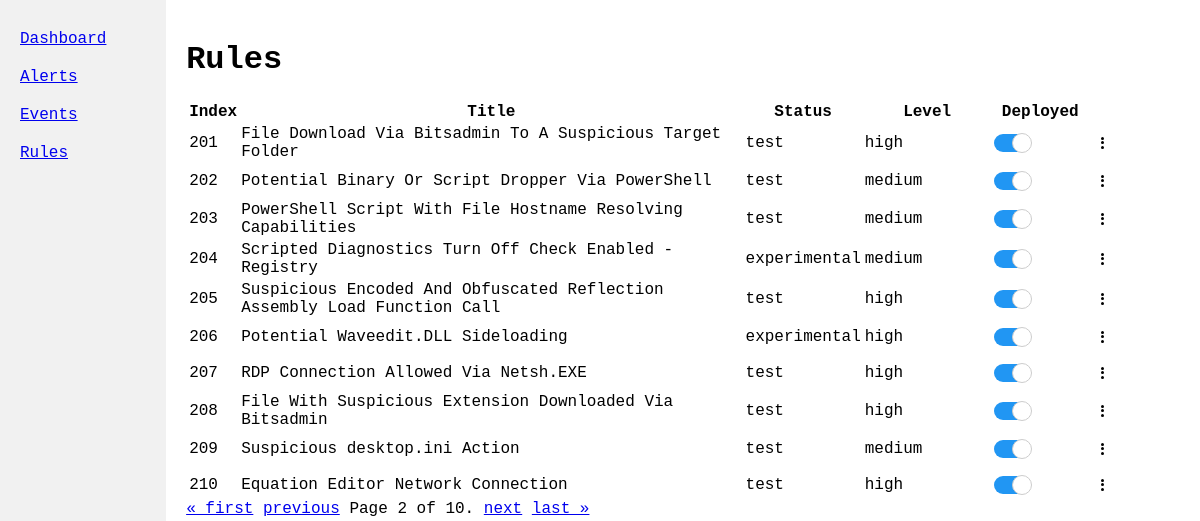
The page /rules/?page=2 on the database its author committed.
### utils/rule_item.py (models this page shows, shortened)
class RuleItem(Rule):
    def to_rule_filter(self) -> Dict:
        detection = self.detection.copy()
        detection["evaluation"] = self.create_eval_expression()
        detection.pop("condition")
        return {"id": self.id, "logsource": self.logsource, "detection": detection}

### rules/models.py (models this page shows)
class Rule(models.Model):
    title = models.CharField(max_length=200, blank=True, default="")
    id = models.CharField(max_length=200, primary_key=True)
    related = models.JSONField(blank=True, default=list)
    status = models.CharField(max_length=200, blank=True, default="")
    description = models.TextField(blank=True, default="")
    references = models.JSONField(blank=True, default=list)
    author = models.CharField(max_length=200, blank=True, default="")
    tags = models.JSONField(blank=True, default=list)
    logsource = models.JSONField(blank=True, default=dict)
    detection = models.JSONField(blank=True, default=dict)
    tags = models.JSONField(blank=True, default=list)
    logsource = models.JSONField(blank=True, default=dict)
    detection = models.JSONField(blank=True, default=dict)
    falsepositives = models.JSONField(blank=True, default=list)
    level = models.CharField(max_length=200, blank=True, default="")
    date = models.DateTimeField(auto_now_add=True)
    modified = models.DateTimeField(auto_now=True)
    is_active = models.BooleanField(default=False)

### rules/views.py (the view)
# urls.py: path('rules/', views.view_rules, name='rules'),
def view_rules(request):
    rules_list = RuleItem.objects.all().order_by('-modified')
    rules_per_page = 200
    paginator = Paginator(rules_list, rules_per_page)
    page_number = request.GET.get('page', 1)
    rules = paginator.get_page(page_number)
    return render(request, 'rules/view_rules.html', {'item_page': rules})

### rules/templates/rules/view_rules.html (shortened to what this page needs)
{% extends 'global.html' %}
{% load static %}
{% block extra_css %}
    <link rel="stylesheet" href="{% static 'rules/css/styles.css' %}">
{% endblock %}
{% block content %}
    <h1>Rules</h1>
    <div class="table-container">
        <table>
            <thead>
                <tr>
                    <th class="col-index">Index</th>
                    <th class="col-title">Title</th>
                    <th class="col-status">Status</th>
                    <th class="col-level">Level</th>
                    <th class="col-deployed">Deployed</th>
                    <th class="col-actions"></th>
                </tr>
            </thead>
            <tbody>
                {% for item in item_page %}
                <tr id="rule/{{ item.id }}">
                    <td>{{ forloop.counter0|add:item_page.start_index }}</td>
                    <td>{{ item.title }}</td>
                    <td>{{ item.status }}</td>
                    <td>{{ item.level }}</td>
                    <td>
                        <label class="switch">
                            <span class="slider round"></span>
                        </label>
                    </td>
                    <td>
                        <div class="dropdown">
                            <div class="dots">
                                <span></span>
                                <span></span>
                                <span></span>
                            </div>
                        </div>
                    </td>
                </tr>
                {% endfor %}
            </tbody>
        </table>
    </div>
    <div class="table-pagination">
        <span class="step-links">
            {% if item_page.has_previous %}
                <a href="?page=1">&laquo; first</a>
                <a href="?page={{ item_page.previous_page_number }}">previous</a>
            {% endif %}
            <span class="current">
            </span>
            {% if item_page.has_next %}
                <a href="?page={{ item_page.next_page_number }}">next</a>
                <a href="?page={{ item_page.paginator.num_pages }}">last &raquo;</a>
            {% endif %}
        </span>
    </div>
{% endblock %}

### static/css/global.css (style rules this page uses)
body { margin: 0; height: 100vh; font-family: 'Fira Code', Consolas, 'Courier New', monospace; }
.table-container { height: 400px; overflow-y: auto; }
thead th { position: sticky; top: 0; background: white; z-index: 10; }
.dropdown { position: relative; display: inline-block; cursor: pointer; }
.dots { display: flex; flex-direction: column; justify-content: space-between; height: 12px; padding: 10px; }
.dots span { display: block; width: 3px; height: 3px; background: #000; border-radius: 50%; }

### rules/static/rules/css/styles.css (style rules this page uses)
.switch { position: relative; display: inline-block; width: 32px; height: 18px; }
.slider { position: absolute; cursor: pointer; top: 0; left: 0; right: 0; bottom: 0; background-color: #ccc; -webkit-transition: .4s; transition: .4s; }
.slider:before { position: absolute; content: ""; height: 18px; width: 18px; left: 0px; bottom: -1px; background-color: white; -webkit-transition: .4s; transition: .4s; border: 1px solid #ccc; }
input:checked+.slider { background-color: #2196F3; }
input:checked+.slider:before { -webkit-transform: translateX(18px); -ms-transform: translateX(18px); transform: translateX(18px); }
.slider.round { border-radius: 18px; }
.slider.round:before { border-radius: 50%; }
.col-index { width: 5%; }
.col-title { width: 55%; }
.col-status { width: 10%; }
.col-level { width: 10%; }
.col-deployed { width: 10%; }
.col-actions { width: 10%; }

### rows shown on the page
RuleItem: title "File Download Via Bitsadmin To A Suspicious Target Folder", status "test", level "high"
RuleItem: title "Potential Binary Or Script Dropper Via PowerShell", status "test", level "medium"
RuleItem: title "PowerShell Script With File Hostname Resolving Capabilities", status "test", level "medium"
RuleItem: title "Scripted Diagnostics Turn Off Check Enabled - Registry", status "experimental", level "medium"
RuleItem: title "Suspicious Encoded And Obfuscated Reflection Assembly Load Function Call", status "test", level "high"
RuleItem: title "Potential Waveedit.DLL Sideloading", status "experimental", level "high"
RuleItem: title "RDP Connection Allowed Via Netsh.EXE", status "test", level "high"
RuleItem: title "File With Suspicious Extension Downloaded Via Bitsadmin", status "test", level "high"
RuleItem: title "Suspicious desktop.ini Action", status "test", level "medium"
RuleItem: title "Equation Editor Network Connection", status "test", level "high"
